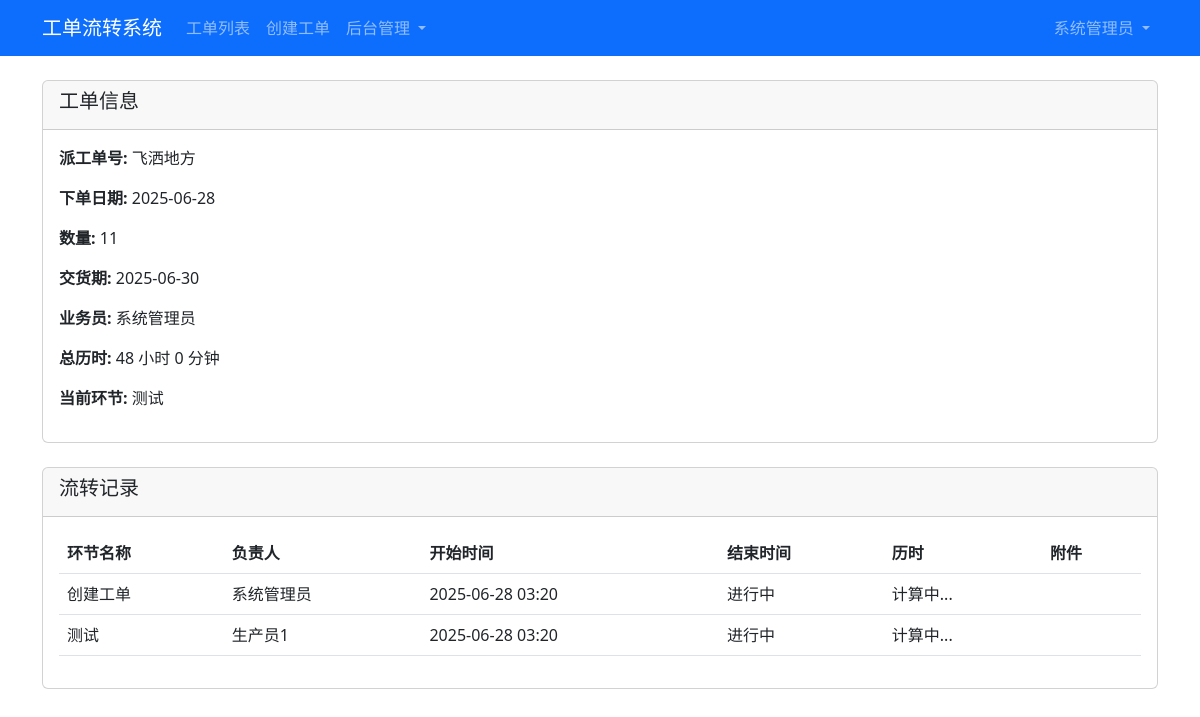
The page /order/2 (signed in) on the database its author committed.
### models.py (models this page shows, shortened)
class User(db.Model, UserMixin):
    id = db.Column(db.Integer, primary_key=True)
    username = db.Column(db.String(50), unique=True, nullable=False)
    password_hash = db.Column(db.String(128), nullable=False)
    realname = db.Column(db.String(100), nullable=False)
    email = db.Column(db.String(100), unique=True)
    role = db.Column(db.String(20), default='user')  # admin, user
    department_id = db.Column(db.Integer, db.ForeignKey('department.id'))
    created_at = db.Column(db.DateTime, default=datetime.utcnow)
    @property
    def password(self):
        raise AttributeError('password is not a readable attribute')
    def is_admin(self):
        return self.role == 'admin'

class WorkOrder(db.Model):
    id = db.Column(db.Integer, primary_key=True)
    order_number = db.Column(db.String(50), unique=True, nullable=False)
    order_date = db.Column(db.DateTime, nullable=False, default=datetime.utcnow)
    quantity = db.Column(db.Integer, nullable=False)
    delivery_date = db.Column(db.DateTime, nullable=False)
    salesperson_id = db.Column(db.Integer, db.ForeignKey('user.id'), nullable=False)
    salesperson = db.relationship('User', foreign_keys=[salesperson_id])
    total_duration = db.Column(db.Integer)  # 总历时(秒)
    current_stage = db.Column(db.String(50), default='created')
    created_at = db.Column(db.DateTime, default=datetime.utcnow)
    stages = db.relationship('OrderStage', backref='work_order', lazy=True, cascade='all, delete-orphan')

class OrderStage(db.Model):
    id = db.Column(db.Integer, primary_key=True)
    stage_name = db.Column(db.String(50), nullable=False)
    start_time = db.Column(db.DateTime, default=datetime.utcnow)
    end_time = db.Column(db.DateTime)
    duration = db.Column(db.Integer)  # 环节历时(秒)
    assignee_id = db.Column(db.Integer, db.ForeignKey('user.id'), nullable=False)
    assignee = db.relationship('User', foreign_keys=[assignee_id])
    order_id = db.Column(db.Integer, db.ForeignKey('work_order.id'), nullable=False)
    attachments = db.relationship('Attachment', backref='order_stage', lazy=True, cascade='all, delete-orphan')

### app.py (the view)
@app.route('/order/<int:order_id>')
@login_required
def view_order(order_id):
    order = WorkOrder.query.get_or_404(order_id)
    if not current_user.is_admin() and order.salesperson_id != current_user.id:
        flash('您没有权限查看此工单', 'danger')
        return redirect(url_for('view_orders'))
    return render_template('view_order.html', order=order)

### app.py (called while the page is built)
@login_manager.user_loader
def load_user(user_id):
    return User.query.get(int(user_id))

@app.context_processor
def utility_processor():
    def can_assign_order(order, user):
        if user.is_admin():
            return True
        current_stage = OrderStage.query.filter_by(order_id=order.id, end_time=None).first()
        return current_stage and current_stage.assignee_id == user.id
    return dict(can_assign_order=can_assign_order)

### templates/view_order.html (shortened to what this page needs)
{% extends "base.html" %}
{% block content %}
<div class="card mb-4">
    <div class="card-header">
        <h5>工单信息</h5>
    </div>
    <div class="card-body">
        <p><strong>派工单号:</strong> {{ order.order_number }}</p>
        <p><strong>下单日期:</strong> {{ order.order_date.strftime('%Y-%m-%d') }}</p>
        <p><strong>数量:</strong> {{ order.quantity }}</p>
        <p><strong>交货期:</strong> {{ order.delivery_date.strftime('%Y-%m-%d') }}</p>
        <p><strong>业务员:</strong> {{ order.salesperson.realname }}</p>
        {% set total_hours = order.total_duration // 3600 %}
        {% set total_minutes = (order.total_duration % 3600) // 60 %}
        <p><strong>总历时:</strong>
            {% if total_hours > 0 %}
                {{ total_hours }} 小时
            {% endif %}
            {{ total_minutes }} 分钟
        </p>
        <p><strong>当前环节:</strong> {{ order.current_stage }}</p>
    </div>
</div>
<div class="card">
    <div class="card-header">
        <h5>流转记录</h5>
    </div>
    <div class="card-body">
        <table class="table">
            <thead>
                <tr>
                    <th>环节名称</th>
                    <th>负责人</th>
                    <th>开始时间</th>
                    <th>结束时间</th>
                    <th>历时</th>
                    <th>附件</th>
                </tr>
            </thead>
            <tbody>
                {% for stage in order.stages %}
                <tr>
                    <td>{{ stage.stage_name }}</td>
                    <td>{{ stage.assignee.realname }}</td>
                    <td>{{ stage.start_time.strftime('%Y-%m-%d %H:%M') }}</td>
                    <td>
                        {% if stage.end_time %}
                            {{ stage.end_time.strftime('%Y-%m-%d %H:%M') }}
                        {% else %}
                            进行中
                        {% endif %}
                    </td>
                    <td>
                        {% if stage.duration %}
                            {% set hours = stage.duration // 3600 %}
                            {% set minutes = (stage.duration % 3600) // 60 %}
                            {% if hours > 0 %}
                                {{ hours }}小时
                            {% endif %}
                            {{ minutes }}分钟
                        {% elif not stage.end_time %}
                            计算中...
                        {% endif %}
                    </td>
                    <td>
                    </td>
                </tr>
                {% endfor %}
            </tbody>
        </table>
    </div>
</div>
{% endblock %}

### templates/base.html (shortened to what this page needs)
<!DOCTYPE html>
<html lang="zh-CN">
<head>
    <link href="https://cdn.jsdelivr.net/npm/bootstrap@5.3.0/dist/css/bootstrap.min.css" rel="stylesheet">
</head>
<body>
    <nav class="navbar navbar-expand-lg navbar-dark bg-primary">
        <div class="container">
            <a class="navbar-brand" href="/">工单流转系统</a>
            <div class="collapse navbar-collapse" id="navbarNav">
                <ul class="navbar-nav me-auto">
                    <li class="nav-item">
                        <a class="nav-link" href="{{ url_for('view_orders') }}">工单列表</a>
                    </li>
                    <li class="nav-item">
                        <a class="nav-link" href="{{ url_for('create_order') }}">创建工单</a>
                    </li>
                    {% if current_user.is_authenticated and current_user.is_admin() %}
                    <li class="nav-item dropdown">
                        <a class="nav-link dropdown-toggle" href="#" id="adminDropdown" role="button" data-bs-toggle="dropdown">
                            后台管理
                        </a>
                    </li>
                    {% endif %}
                </ul>
                <ul class="navbar-nav">
                    {% if current_user.is_authenticated %}
                    <li class="nav-item dropdown">
                        <a class="nav-link dropdown-toggle" href="#" id="userDropdown" role="button" data-bs-toggle="dropdown">
                            {{ current_user.realname }}
                        </a>
                    </li>
                    {% endif %}
                </ul>
            </div>
        </div>
    </nav>
    <div class="container mt-4">
        {% block content %}{% endblock %}
    </div>
</body>
</html>

### rows shown on the page
User: realname "系统管理员", salesperson.realname "系统管理员"
WorkOrder: order_number "飞洒地方", order_date "2025-06-28", quantity "11", delivery_date "2025-06-30", current_stage "测试"
OrderStage: stage_name "创建工单", assignee.realname "系统管理员", start_time "2025-06-28 03:20", shows "进行中", shows "计算中..."
OrderStage: stage_name "测试", assignee.realname "生产员1", start_time "2025-06-28 03:20", shows "进行中", shows "计算中..."

### other values the page prints
{{ total_hours }} "48"
{{ total_minutes }} "0"
